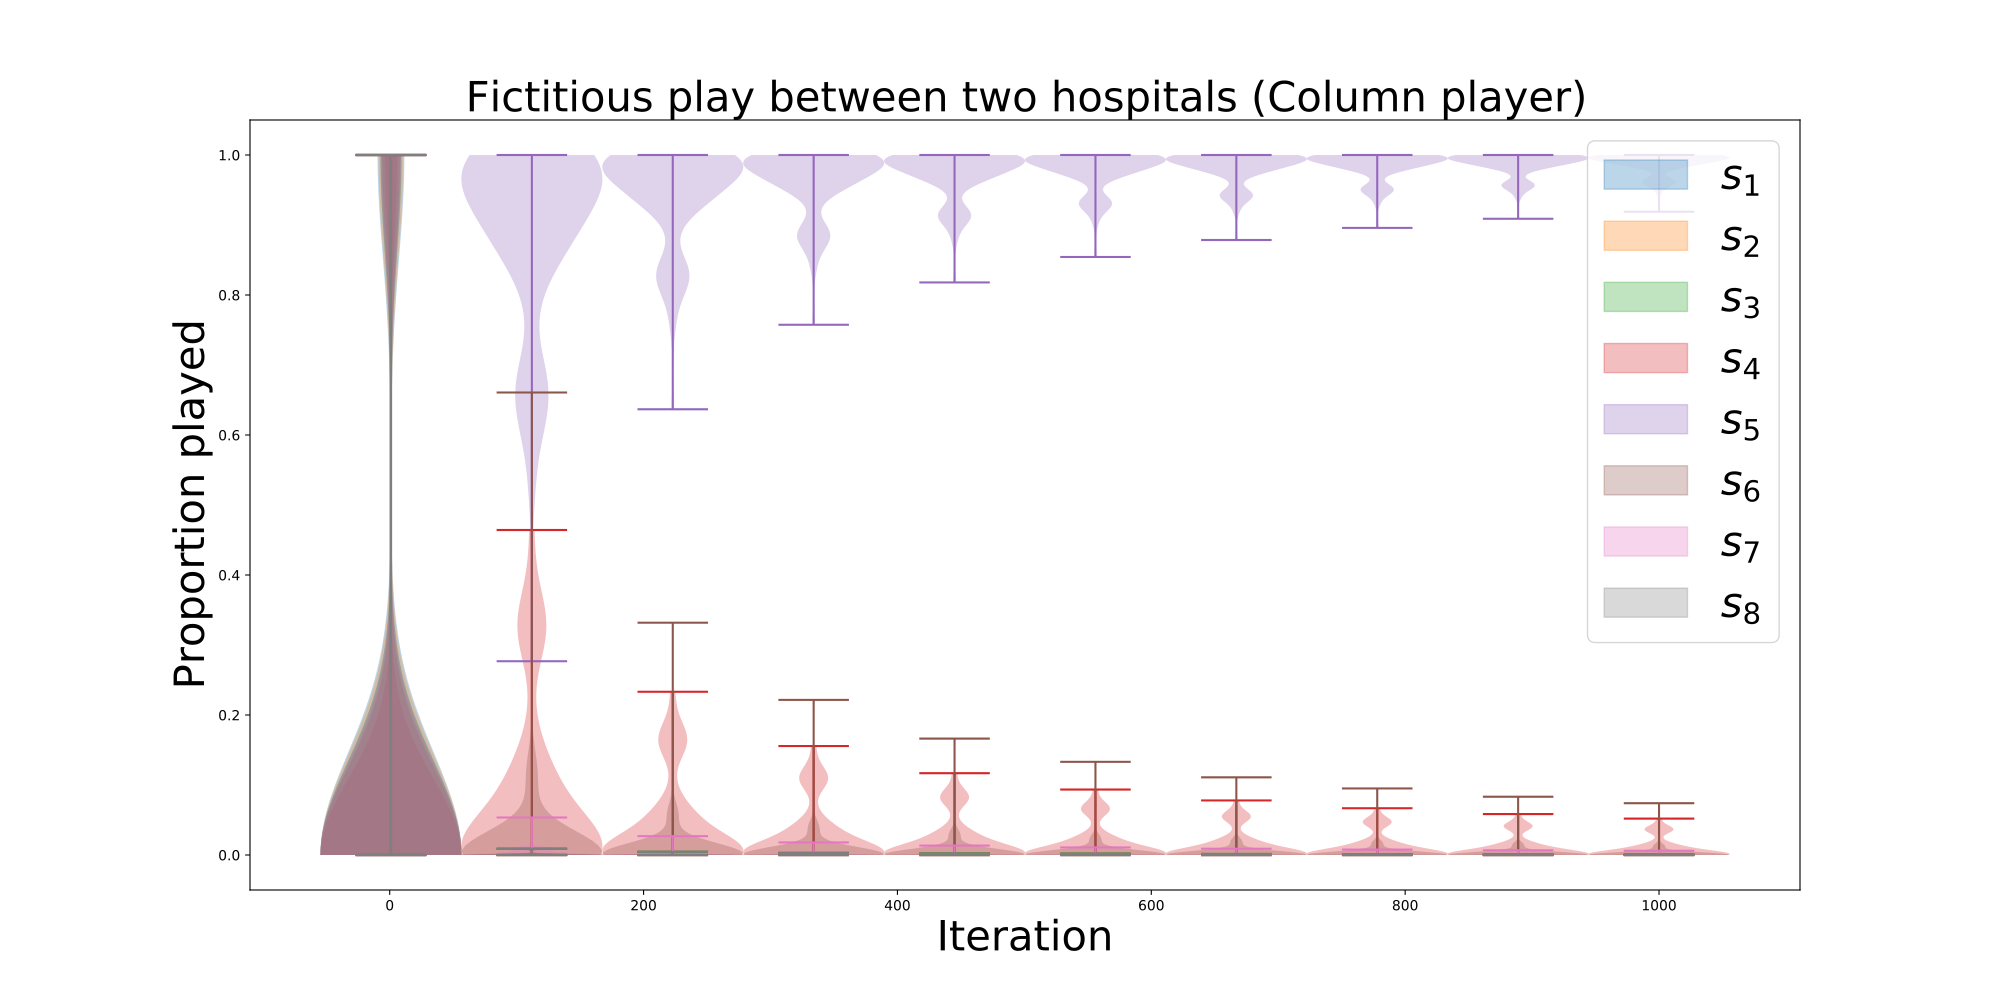

Write Python code to recreate this figure.
import matplotlib.patches as mpatches
import matplotlib.pyplot as plt
import numpy as np

import ambulance_game as abg

def get_data_of_violinplots_of_fictitious_play(
    lambda_2,
    lambda_1_1,
    lambda_1_2,
    mu_1,
    mu_2,
    num_of_servers_1,
    num_of_servers_2,
    system_capacity_1,
    system_capacity_2,
    buffer_capacity_1,
    buffer_capacity_2,
    target,
    alpha=0.5,
    iterations=100,
    seed_start=0,
    seed_reps=30,
    num_of_violiplots=8,
    use_probs=True,
):
    """
    Generate data for make_violinplots_of_fictitious_play()

    Parameters
    ----------
    lambda_2 : int
    lambda_1_1 : int
    lambda_1_2 : int
    mu_1 : int
    mu_2 : int
    num_of_servers_1 : int
    num_of_servers_2 : int
    system_capacity_1 : int
    system_capacity_2 : int
    buffer_capacity_1 : int
    buffer_capacity_2 : int
    target : int
    alpha : float, optional
    iterations : int, optional
        Number of iterations of fictitious play, by default 100
    seed_start : int, optional
        Start of the seed range, by default 0
    seed_reps : int, optional
        Seed repetitions, by default 30
    num_of_violiplots : int, optional
        The number of violin plots to be created, by default 8
    use_probs : bool, optional
        Indicator of using play probabilities (T) or play counts (F), by default True

    Returns
    -------
    numpy array
        The range of the violin plots positions
    numpy array
        numpy array containing all probabilities of row player
    numpy array
        numpy array containing all probabilities of column player
    """
    seed_range = np.linspace(seed_start, seed_start + 10000, seed_reps, dtype=int)
    violinplots_data_pos = np.linspace(1, iterations, num_of_violiplots, dtype=int)

    game = abg.game.build_game_using_payoff_matrices(
        lambda_2=lambda_2,
        lambda_1_1=lambda_1_1,
        lambda_1_2=lambda_1_2,
        mu_1=mu_1,
        mu_2=mu_2,
        num_of_servers_1=num_of_servers_1,
        num_of_servers_2=num_of_servers_2,
        system_capacity_1=system_capacity_1,
        system_capacity_2=system_capacity_2,
        buffer_capacity_1=buffer_capacity_1,
        buffer_capacity_2=buffer_capacity_2,
        target=target,
        alpha=alpha,
    )

    all_violinplots_data_row = None
    all_violinplots_data_col = None
    for seed in seed_range:
        np.random.seed(seed)
        play_counts = tuple(game.fictitious_play(iterations=iterations))
        if use_probs:
            play_counts = [
                [
                    row_play_counts / np.sum(row_play_counts),
                    col_play_counts / np.sum(col_play_counts),
                ]
                for row_play_counts, col_play_counts in play_counts
            ]

        current_violinplot_data_row_player = None
        current_violinplot_data_col_player = None
        for pos in violinplots_data_pos:
            row_plays, col_plays = play_counts[pos]
            if (
                current_violinplot_data_row_player is None
                and current_violinplot_data_col_player is None
            ):
                current_violinplot_data_row_player = np.array([row_plays])
                current_violinplot_data_col_player = np.array([col_plays])
            else:
                current_violinplot_data_row_player = np.concatenate(
                    (current_violinplot_data_row_player, np.array([row_plays]))
                )
                current_violinplot_data_col_player = np.concatenate(
                    (current_violinplot_data_col_player, np.array([col_plays]))
                )

        if all_violinplots_data_row is None and all_violinplots_data_col is None:
            all_violinplots_data_row = [current_violinplot_data_row_player]
            all_violinplots_data_col = [current_violinplot_data_col_player]
        else:
            all_violinplots_data_row = np.concatenate(
                (
                    all_violinplots_data_row,
                    [current_violinplot_data_row_player],
                )
            )
            all_violinplots_data_col = np.concatenate(
                (
                    all_violinplots_data_col,
                    [current_violinplot_data_col_player],
                )
            )

    return violinplots_data_pos, all_violinplots_data_row, all_violinplots_data_col


def make_violinplots_of_fictitious_play(
    lambda_2,
    lambda_1_1,
    lambda_1_2,
    mu_1,
    mu_2,
    num_of_servers_1,
    num_of_servers_2,
    system_capacity_1,
    system_capacity_2,
    buffer_capacity_1,
    buffer_capacity_2,
    target,
    alpha=0.5,
    iterations=100,
    seed_start=0,
    seed_reps=30,
    num_of_violiplots=8,
    use_probs=True,
    violin_width=None,
):
    """
    Make two plots (row player, column player) of violin plots of fictitious play
    for different seeds over certain number of iterations.

    Parameters
    ----------
    lambda_2 : int
    lambda_1_1 : int
    lambda_1_2 : int
    mu_1 : int
    mu_2 : int
    num_of_servers_1 : int
    num_of_servers_2 : int
    system_capacity_1 : int
    system_capacity_2 : int
    buffer_capacity_1 : int
    buffer_capacity_2 : int
    target : int
    alpha : float, optional
    iterations : int, optional
        Number of iterations of fictitious play, by default 100
    seed_start : int, optional
        Start of the seed range, by default 0
    seed_reps : int, optional
        Seed repetitions, by default 30
    num_of_violiplots : int, optional
        The number of violin plots to be created, by default 8
    use_probs : bool, optional
        Indicator of using play probabilities (T) or play counts (F), by default True
    violin_width : float, optional
        The width of each violin plot, by default None

    Returns
    -------
    numpy array
        numpy array containing all probabilities of row player
    numpy array
        numpy array containing all probabilities of column player
    """

    (
        violinplots_data_pos,
        all_violinplots_data_row,
        all_violinplots_data_col,
    ) = get_data_of_violinplots_of_fictitious_play(
        lambda_2=lambda_2,
        lambda_1_1=lambda_1_1,
        lambda_1_2=lambda_1_2,
        mu_1=mu_1,
        mu_2=mu_2,
        num_of_servers_1=num_of_servers_1,
        num_of_servers_2=num_of_servers_2,
        system_capacity_1=system_capacity_1,
        system_capacity_2=system_capacity_2,
        buffer_capacity_1=buffer_capacity_1,
        buffer_capacity_2=buffer_capacity_2,
        target=target,
        alpha=alpha,
        iterations=iterations,
        seed_start=seed_start,
        seed_reps=seed_reps,
        num_of_violiplots=num_of_violiplots,
        use_probs=use_probs,
    )
    if violin_width is None:
        violin_width = iterations / (num_of_violiplots - 1)

    row_player_strategies = all_violinplots_data_row.shape[2]
    col_player_strategies = all_violinplots_data_col.shape[2]
    row_labels, col_labels = [], []

    plt.figure(figsize=(20, 10))
    for row_strategy in range(row_player_strategies):
        violin = plt.violinplot(
            all_violinplots_data_row[:, :, row_strategy],
            violinplots_data_pos,
            widths=violin_width,
        )
        color = violin["bodies"][0].get_facecolor().flatten()
        row_labels.append((mpatches.Patch(color=color), f"$s_{{{row_strategy + 1}}}$"))

    plt.title("Fictitious play between two hospitals (Row player)", fontsize=30)
    plt.xlabel("Iteration", fontsize=30)
    plt.ylabel("Proportion played", fontsize=30)
    plt.legend(*zip(*row_labels), fontsize=30)

    plt.figure(figsize=(20, 10))
    for col_strategy in range(col_player_strategies):
        violin = plt.violinplot(
            all_violinplots_data_col[:, :, col_strategy],
            violinplots_data_pos,
            widths=violin_width,
        )
        color = violin["bodies"][0].get_facecolor().flatten()
        col_labels.append((mpatches.Patch(color=color), f"$s_{{{col_strategy + 1}}}$"))

    plt.title("Fictitious play between two hospitals (Column player)", fontsize=30)
    plt.xlabel("Iteration", fontsize=30)
    plt.ylabel("Proportion played", fontsize=30)
    plt.legend(*zip(*col_labels), fontsize=30)

    return all_violinplots_data_row, all_violinplots_data_col


make_violinplots_of_fictitious_play(
    lambda_2=3,
    lambda_1_1=2,
    lambda_1_2=3,
    mu_1=6,
    mu_2=4,
    num_of_servers_1=1,
    num_of_servers_2=2,
    system_capacity_1=7,
    system_capacity_2=8,
    buffer_capacity_1=5,
    buffer_capacity_2=4,
    target=1,
    iterations=1000,
    seed_reps=100,
    num_of_violiplots=10,
)
plt.savefig("../fictitious_play.pdf", transparent=True)
plt.close()
